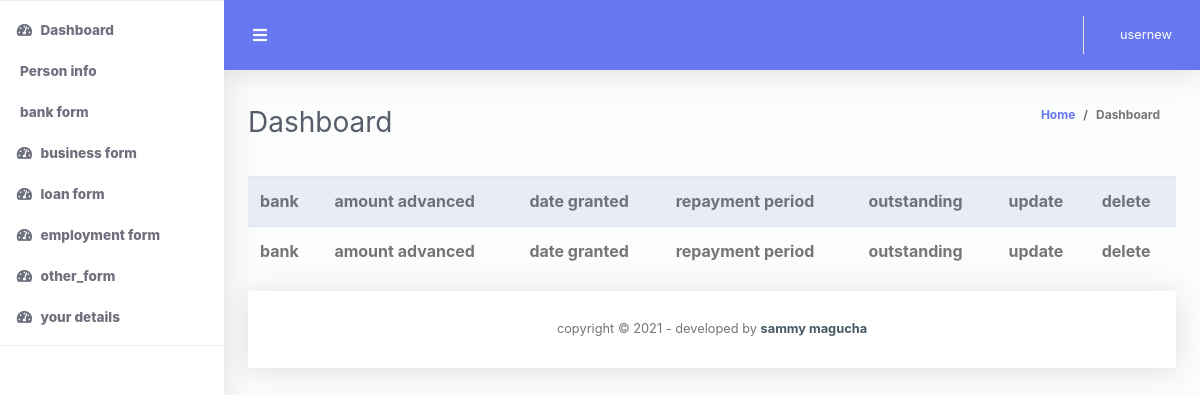
Before: /otherdetails (signed in) with the older database file.
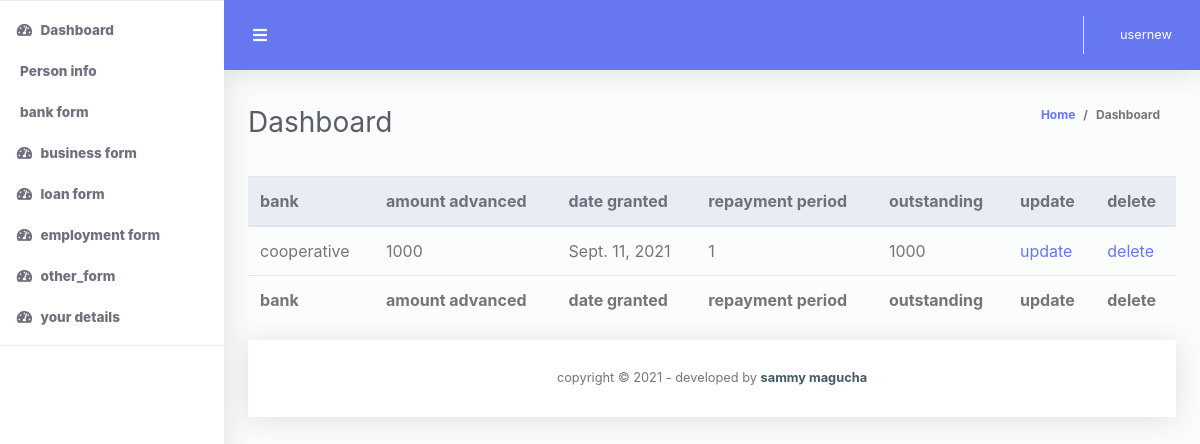
After: the same page with the newer database file.
### codechallenege/models.py (models this page shows)
class OtherLoans(models.Model):
	bank = models.CharField(max_length = 100, validators= [onlyletters])
	amount_advanced = models.PositiveIntegerField()
	date_granted = models.DateField()
	Repayment_period = models.PositiveIntegerField()
	Outstanding_balance = models.PositiveIntegerField()
	bio = models.ForeignKey(User, on_delete=models.CASCADE)
	class Meta:
		verbose_name_plural = "OtherLoans"

### codechallenege/views.py (the view)
# urls.py: path('otherdetails', views.otherdetails, name='other_details'),
@login_required(login_url='/accounts/login/')
def otherdetails(request):
	clientsbank = OtherLoans.objects.all()
	context = {
		'title': 'other bank details',
		'users': clientsbank
	}
	return render(request, 'codechallenege/otherdetails.html', context)

### codechallenege/templatetags/custom_tags.py (called while the page is built)
@register.filter(name='has_group')
def has_group(user, group_name):
    group = Group.objects.filter(name=group_name)
    if group:
        group = group.first()
        return group in user.groups.all()
    else:
        return False

### codechallenege/templates/codechallenege/otherdetails.html (shortened to what this page needs)
{%extends 'codechallenege/base.html'%}
{%block content%}
  <table class="table align-items-center table-flush table-hover" id="dataTableHover">
                    <thead class="thead-light">
                      <tr>
                        <th>
                        bank
                      </th>
                      <th>
                        amount advanced
                      </th>
                      <th>
                        date granted
                      </th>
                      <th>
                        repayment period
                      </th>
                      <th>
                        outstanding
                      </th>
                      <th>
                        update
                      </th>
                      <th>
                        delete
                      </th>
                    </tr>
                    <tfoot>
                      <tr>
                        <th>
                        bank
                      </th>
                      <th>
                        amount advanced
                      </th>
                      <th>
                        date granted
                      </th>
                      <th>
                        repayment period
                      </th>
                      <th>
                        outstanding
                      </th>
                      <th>
                        update
                      </th>
                      <th>
                        delete
                      </th>
                    </tr>
                    </tfoot>
   {%for user in users%}
   <tr>
       <td>{{user.bank}}</td>
       <td>{{user.amount_advanced}}</td>
       <td>{{user.date_granted}}</td>
       <td>{{user.Repayment_period}}</td>
       <td>{{user.Outstanding_balance}}</td>
       <td><a href="{% url 'update_other' user.id %}">update</a></td>
       <td><a href="{% url 'delete_other' user.id%}">delete</a></td>
   </tr>
   {%endfor%}
 </table>
{%endblock%}

Changed rows visible on the page:
added OtherLoans: bank "cooperative", amount_advanced "1000", date_granted "Sept. 11, 2021", Repayment_period "1", Outstanding_balance "1000"
